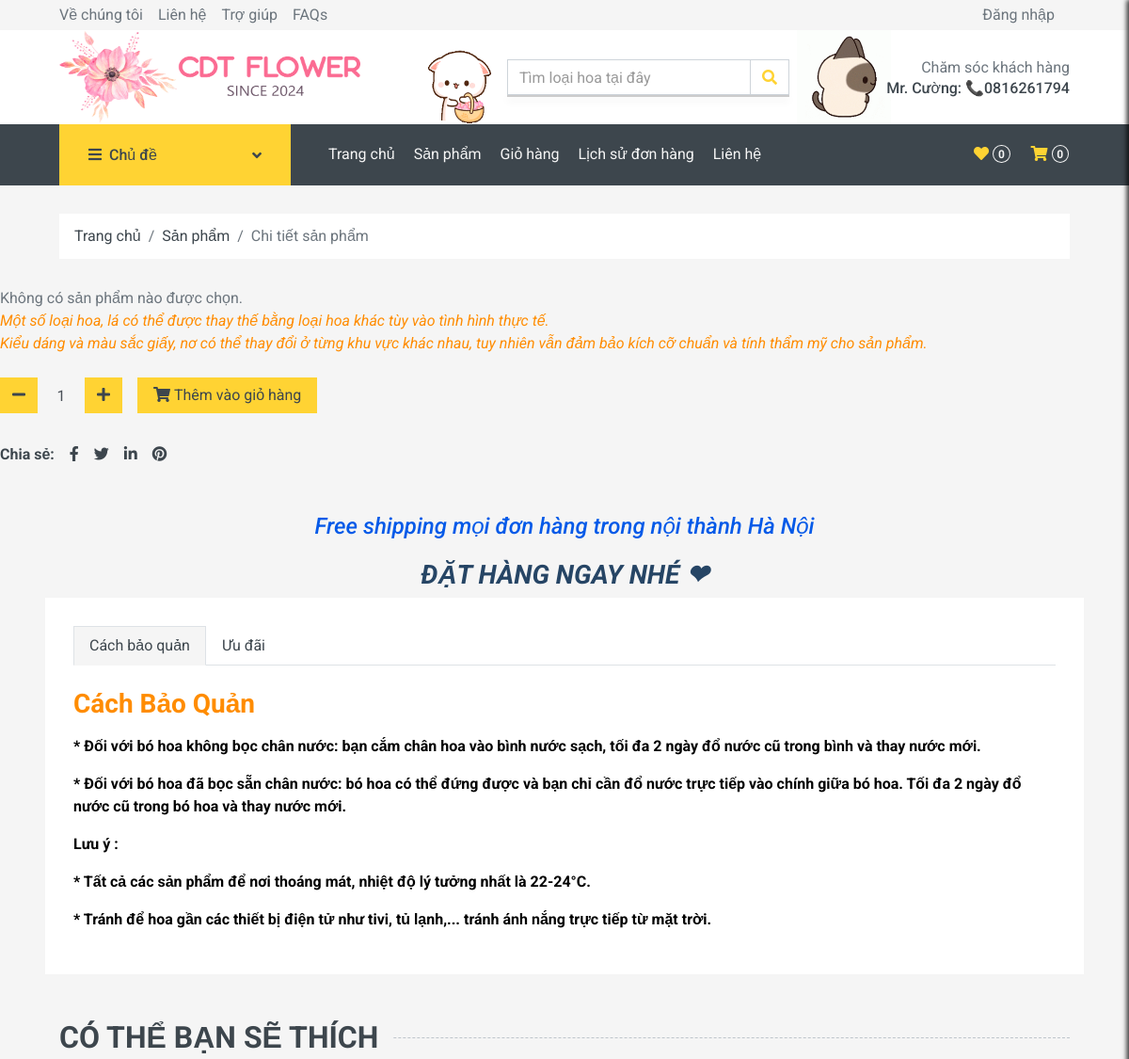
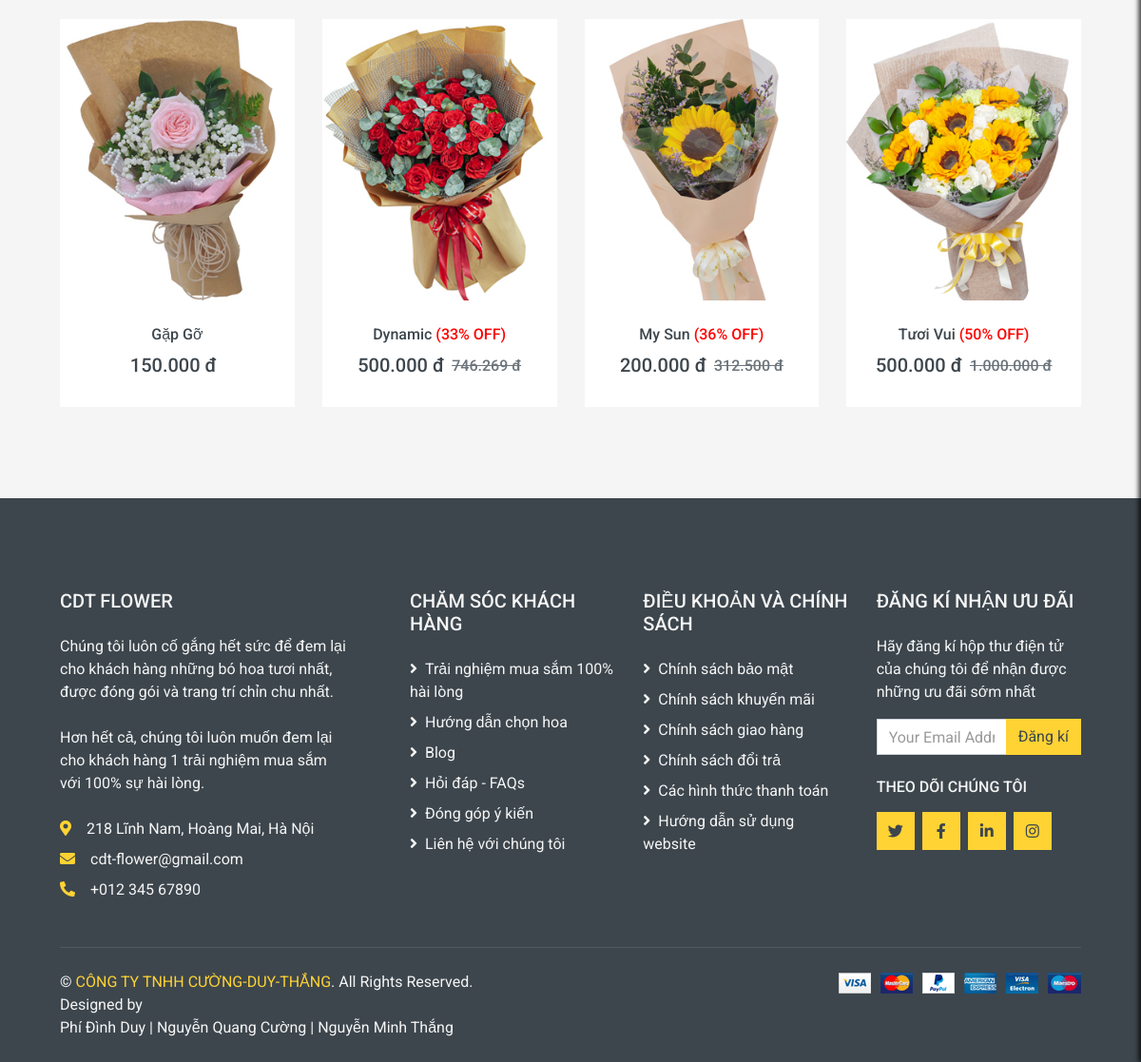
The app's page /detail.php with its own data (2 pictures, top to bottom).
### tables this page shows
CREATE TABLE `sanpham` (
  `MaSanPham` int(11) NOT NULL,
  `TenSanPham` varchar(200) NOT NULL,
  `MaDanhMuc` int(11) NOT NULL,
  `Mau` varchar(50) NOT NULL,
  `MoTa` text NOT NULL,
  `Gia` decimal(10,0) NOT NULL,
  `HinhAnh` varchar(200) NOT NULL,
  `TonKho` int(11) NOT NULL,
  `GiamGia` int(11) NOT NULL
);

### detail.php (the view, shortened to what this page needs)
<?php require_once ('header.php');?>
    <div class="container-fluid">
        <div class="row px-xl-5">
            <div class="col-12">
                <nav class="breadcrumb bg-light mb-30">
                    <a class="breadcrumb-item text-dark" href="#">Trang chủ</a>
                    <a class="breadcrumb-item text-dark" href="#">Sản phẩm</a>
                    <span class="breadcrumb-item active">Chi tiết sản phẩm</span>
                </nav>
            </div>
        </div>
    </div>
            <?php
            require_once('database/db_connect.php');
            if (isset($_GET['productName'])) {
                $productName = urldecode($_GET['productName']);
                $sql = "SELECT MaSanPham, TenSanPham, Gia, HinhAnh, MoTa FROM sanpham WHERE TenSanPham = ?";
                $stmt = $conn->prepare($sql);
                $stmt->bind_param("s", $productName);
                $stmt->execute();
                $result = $stmt->get_result();
                if ($result->num_rows > 0) {
                    $product = $result->fetch_assoc();
                } else {
                    echo "Không tìm thấy sản phẩm.";
                }
            } else {
                echo "Không có sản phẩm nào được chọn.";
            }
            ?>
                    <p style="color: #FF8C00; font-style: italic;" >Một số loại hoa, lá có thể được thay thế bằng loại hoa khác tùy vào tình hình thực tế.<br>Kiểu dáng và màu sắc giấy, nơ có thể thay đổi ở từng khu vực khác nhau, tuy nhiên vẫn đảm bảo kích cỡ chuẩn và tính thẩm mỹ cho sản phẩm.</p>
                    <form>
                    <div class="d-flex align-items-center mb-4 pt-2">
                        <div class="input-group quantity mr-3" style="width: 130px;">
                            <div class="input-group-btn">
                                <button type="button" class="btn btn-primary btn-minus">
                                    <i class="fa fa-minus"></i>
                                </button>
                            </div>
                            <input type="text" id="soluong_sp" name="soluong_sp" class="form-control bg-secondary border-0 text-center" value="1">
                            <div class="input-group-btn">
                                <button type="button" class="btn btn-primary btn-plus">
                                    <i class="fa fa-plus"></i>
                                </button>
                            </div>
                        </div>
                        <a href="javascript:void(0);" onclick="addToCart('<?php echo $product['TenSanPham']; ?>','<?php echo $product['MaSanPham']; ?>','<?php echo $product['Gia']; ?>')" class="btn btn-primary px-3">
                            <i class="fa fa-shopping-cart mr-1"></i>Thêm vào giỏ hàng
                        </a>
                    </div>
                    </form>
                    <div class="d-flex pt-2 mb-3">
                        <strong class="text-dark mr-2">Chia sẻ:</strong>
                        <div class="d-inline-flex">
                            <a class="text-dark px-2" href="">
                                <i class="fab fa-facebook-f"></i>
                            </a>
                            <a class="text-dark px-2" href="">
                                <i class="fab fa-twitter"></i>
                            </a>
                            <a class="text-dark px-2" href="">
                                <i class="fab fa-linkedin-in"></i>
                            </a>
                            <a class="text-dark px-2" href="">
                                <i class="fab fa-pinterest"></i>
                            </a>
                        </div>
                    </div>
                    <h4 align="center" class="blink color-change" style="margin-top: 50px; font-style: italic;">Free shipping mọi đơn hàng trong nội thành Hà Nội</h4>
                    <h3 align="center" class="blink color-change" style="margin-top: 20px; font-style: italic;">ĐẶT HÀNG NGAY NHÉ &#10084;</h3>
        <div class="row px-xl-5">
            <div class="col">
                <div class="bg-light p-30">
                    <div class="nav nav-tabs mb-4">
                        <a class="nav-item nav-link text-dark active" data-toggle="tab" href="#tab-pane-1">Cách bảo quản</a>
                        <a class="nav-item nav-link text-dark" data-toggle="tab" href="#tab-pane-2">Ưu đãi</a>
                    </div>
                    <div class="tab-content">
                        <div class="tab-pane fade show active" id="tab-pane-1">
                            <h3 class="mb-3" style="color: #FF8C00; font-weight: bold;">Cách Bảo Quản</h3>
                            <p style="color: #000000; font-weight: bold;">* Đối với bó hoa không bọc chân nước: bạn cắm chân hoa vào bình nước sạch, tối đa 2 ngày đổ nước cũ trong bình và thay nước mới.</p>
                            <p style="color: #000000; font-weight: bold;">* Đối với bó hoa đã bọc sẵn chân nước: bó hoa có thể đứng được và bạn chỉ cần đổ nước trực tiếp vào chính giữa bó hoa. Tối đa 2 ngày đổ nước cũ trong bó hoa và thay nước mới.</p>
                            <p style="color: #000000; font-weight: bold;">Lưu ý :</p>
                            <p style="color: #000000; font-weight: bold;">* Tất cả các sản phẩm để nơi thoáng mát, nhiệt độ lý tưởng nhất là 22-24°C.</p>
                            <p style="color: #000000; font-weight: bold;">* Tránh để hoa gần các thiết bị điện tử như tivi, tủ lạnh,... tránh ánh nắng trực tiếp từ mặt trời.</p>
                        </div>
                    </div>
                </div>
            </div>
        </div>
    <?php
        require_once('database/db_connect.php');
        $products = [];
        $sql = "SELECT * FROM sanpham ORDER BY RAND() LIMIT 8";
        $ketqua = mysqli_query($conn, $sql);
        while ($row = mysqli_fetch_row($ketqua)) {
            $products[] = $row;
        }
    ?>
    <div class="container-fluid py-5">
        <h2 class="section-title position-relative text-uppercase mx-xl-5 mb-4"><span class="bg-secondary pr-3">Có thể bạn sẽ thích</span></h2>
        <div class="row px-xl-5">
            <div class="col">
                <div class="owl-carousel related-carousel">
                    <?php
                        for ($i=0; $i < count($products); $i++) {
                    ?>
                    <div class="product-item bg-light">
                        <div class="product-img position-relative overflow-hidden">
                            <img class="img-fluid w-100" src="<?php echo $products[$i][6]; ?>" alt="">
                            <div class="product-action">
                            </div>
                        </div>
                        <div class="text-center py-4">
                            <a class="h6 text-decoration-none text-truncate" href="detail.php?productName=<?php echo urlencode($products[$i][1]); ?>"><?php echo $products[$i][1];
                            if (!empty($products[$i][8]) && $products[$i][8] > 0) {
                                echo '<span class="discount-badge"> (' . $products[$i][8] . '% OFF)</span>';
                            }
                            ?>
                            </a>
                            <div class="d-flex align-items-center justify-content-center mt-2">
                            <h5><?php echo number_format($products[$i][5], 0, ',', '.') . " đ"; ?></h5>
                            <h6 class="text-muted ml-2"><del>
                                <?php
                                        if ($products[$i][8] != 0) {
                                            $giachuagiam = $products[$i][5] / (1 - ($products[$i][8] / 100));
                                            echo "<del>" . number_format($giachuagiam, 0, ',', '.') . " đ</del>";
                                        }
                                    ?>
                                </del></h6>
                            </div>
                        </div>
                    </div>
                    <?php }  ?>
                </div>
            </div>
        </div>
    </div>
    <?php require_once('footer.php') ?>
</body>
</html>

### header.php (style rules this page uses)
button, a { cursor: url('img/boahoa.png'), auto; }

### detail.php (style rules this page uses)
.blink { animation: blink 0.4s infinite; }
.discount-badge { color: red; animation: blink 0.5s step-start infinite; }

### records on screen
sanpham: shows a picture, TenSanPham "Gặp Gỡ", Gia "150.000"
sanpham: shows a picture, TenSanPham "Dynamic", GiamGia "33", Gia "500.000", giachuagiam "746.269"
sanpham: shows a picture, TenSanPham "My Sun", GiamGia "36", Gia "200.000", giachuagiam "312.500"
sanpham: shows a picture, TenSanPham "Tươi Vui", GiamGia "50", Gia "500.000", giachuagiam "1.000.000"

### other values on screen
$tong_so_luong "0"
count($maSP_giohang) "0"
